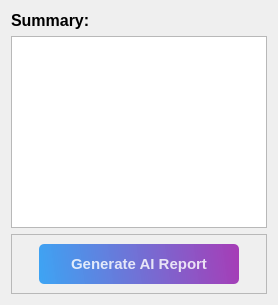
                    <widget class="QWidget" name="page_3">
                     <layout class="QVBoxLayout" name="verticalLayout_8">
                      <item>
                       <widget class="QLabel" name="label_3">
                        <property name="font">
                         <font>
                          <pointsize>12</pointsize>
                          <bold>true</bold>
                         </font>
                        </property>
                        <property name="text">
                         <string>Summary:</string>
                        </property>
                       </widget>
                      </item>
                      <item>
                       <widget class="QTextEdit" name="outputScanResult_textedit"/>
                      </item>
                      <item>
                       <widget class="QFrame" name="frame_8">
                        <property name="minimumSize">
                         <size>
                          <width>0</width>
                          <height>50</height>
                         </size>
                        </property>
                        <property name="frameShape">
                         <enum>QFrame::Shape::StyledPanel</enum>
                        </property>
                        <property name="frameShadow">
                         <enum>QFrame::Shadow::Raised</enum>
                        </property>
                        <layout class="QHBoxLayout" name="horizontalLayout_9">
                         <item>
                          <widget class="QPushButton" name="report_generate_btn">
                           <property name="minimumSize">
                            <size>
                             <width>0</width>
                             <height>40</height>
                            </size>
                           </property>
                           <property name="maximumSize">
                            <size>
                             <width>200</width>
                             <height>16777215</height>
                            </size>
                           </property>
                           <property name="font">
                            <font>
                             <pointsize>11</pointsize>
                             <bold>true</bold>
                            </font>
                           </property>
                           <property name="styleSheet">
                            <string notr="true">QPushButton#report_generate_btn {
    background-color: qlineargradient(spread:pad, x1:0, y1:0.505682, x2:1, y2:0.477, stop:0 rgba(33, 150, 243, 219), stop:1 rgba(156, 39, 176, 226));
    color: rgba(255, 255, 255, 210);
    border-radius: 5px;
}

QPushButton#report_generate_btn:hover {
    background-color: qlineargradient(spread:pad, x1:0, y1:0.505682, x2:1, y2:0.477, stop:0 rgba(63, 81, 181, 219), stop:1 rgba(103, 58, 183, 226));
}

QPushButton#report_generate_btn:pressed {
    padding-left: 5px;
    padding-top: 5px;
    background-color: rgba(103, 58, 183, 255);
}

QPushButton#report_generate_btn:disabled {
    background-color: rgba(200, 200, 200, 150);
    color: rgba(255, 255, 255, 150);
}
</string>
                           </property>
                           <property name="text">
                            <string>Generate AI Report</string>
                           </property>
                          </widget>
                         </item>
                        </layout>
                       </widget>
                      </item>
                     </layout>
                    </widget>
